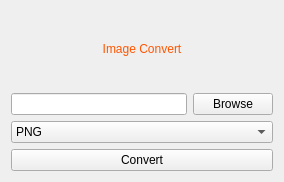
<?xml version="1.0" encoding="UTF-8"?>
<ui version="4.0">
 <class>MainWindow</class>
 <widget class="QMainWindow" name="MainWindow">
  <property name="geometry">
   <rect>
    <x>0</x>
    <y>0</y>
    <width>284</width>
    <height>182</height>
   </rect>
  </property>
  <property name="windowTitle">
   <string>MainWindow</string>
  </property>
  <widget class="QWidget" name="centralWidget">
   <layout class="QVBoxLayout" name="verticalLayout_2">
    <item>
     <widget class="QLabel" name="label">
      <property name="styleSheet">
       <string notr="true">font: 87 20pt &quot;Noto Sans CJK TC Black&quot;;
color: rgb(255, 85, 0);</string>
      </property>
      <property name="text">
       <string>Image Convert</string>
      </property>
      <property name="alignment">
       <set>Qt::AlignCenter</set>
      </property>
     </widget>
    </item>
    <item>
     <layout class="QHBoxLayout" name="horizontalLayout">
      <item>
       <widget class="QLineEdit" name="filePathLineEdit"/>
      </item>
      <item>
       <widget class="QPushButton" name="browseButton">
        <property name="text">
         <string>Browse</string>
        </property>
       </widget>
      </item>
     </layout>
    </item>
    <item>
     <layout class="QVBoxLayout" name="verticalLayout">
      <item>
       <widget class="QComboBox" name="fileFormatComboBox">
        <item>
         <property name="text">
          <string>PNG</string>
         </property>
        </item>
        <item>
         <property name="text">
          <string>JPEG</string>
         </property>
        </item>
        <item>
         <property name="text">
          <string>BMP</string>
         </property>
        </item>
       </widget>
      </item>
      <item>
       <widget class="QPushButton" name="convertButton">
        <property name="text">
         <string>Convert</string>
        </property>
       </widget>
      </item>
     </layout>
    </item>
   </layout>
  </widget>
 </widget>
 <layoutdefault spacing="6" margin="11"/>
 <resources/>
 <connections/>
</ui>
